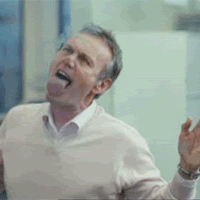
#> input picture in.gif, 200 x 200 px
$ python GifSeamCarving.py
#> lines starting #> are read from the running program, lines starting #| are printed output that depends on the picture
### CAIS.py
"""
CAIS.py
An implementation of the Seam Carving / Content Aware Imaging Scaling algorithm.

Dependencies:
Scipy, Numpy, and Python Imaging Library

Summary of methods:
print_fn(s) prints s to the terminal only when the verbose option is selected
grayscale_filter(img) returns a grayscale version of an Image object img
slow_gradient_filter(img) returns the Sobel Operator applied to img (slow implementation)
gradient_filter(img) returns the Sobel Operator applied to img (fast implementation)
img_transpose(img) returns the transpose of an Image object img
find_horizontal_seam(img) finds the lowest energy horizontal path in a grayscale image
find_vertical_seam(img) finds the lowest energy vertical path in a grayscale image
mark_seam(img, path) marks all the pixels in path on img in white
delete_vertical_seam(img, path) removes all the pixels in a vertical path from img
delete_horizontal_seam(img, path) removes all the pixels in a horizontal path from img
add_vertical_seam(img, path) adds the average of the pixels near vertical path to img
add_horizontal_seam(img, path) adds the average of the pixels near horizontal path to img
vector_avg(u,v) returns the component average of two vectors u, v
CAIS(input_img, resolution, output_img, mark) is the controller method

Copyright (c) 2010, Sameep Tandon
All rights reserved.

Redistribution and use in source and binary forms, with or without
modification, are permitted provided that the following conditions are met:
    * Redistributions of source code must retain the above copyright
      notice, this list of conditions and the following disclaimer.
    * Redistributions in binary form must reproduce the above copyright
      notice, this list of conditions and the following disclaimer in the
      documentation and/or other materials provided with the distribution.
    * Neither the name of the Sameep Tandon nor the
      names of its contributors may be used to endorse or promote products
      derived from this software without specific prior written permission.

THIS SOFTWARE IS PROVIDED BY THE COPYRIGHT HOLDERS AND CONTRIBUTORS "AS IS" AND
ANY EXPRESS OR IMPLIED WARRANTIES, INCLUDING, BUT NOT LIMITED TO, THE IMPLIED
WARRANTIES OF MERCHANTABILITY AND FITNESS FOR A PARTICULAR PURPOSE ARE
DISCLAIMED. IN NO EVENT SHALL Sameep Tandon BE LIABLE FOR ANY
DIRECT, INDIRECT, INCIDENTAL, SPECIAL, EXEMPLARY, OR CONSEQUENTIAL DAMAGES
(INCLUDING, BUT NOT LIMITED TO, PROCUREMENT OF SUBSTITUTE GOODS OR SERVICES;
LOSS OF USE, DATA, OR PROFITS; OR BUSINESS INTERRUPTION) HOWEVER CAUSED AND
ON ANY THEORY OF LIABILITY, WHETHER IN CONTRACT, STRICT LIABILITY, OR TORT
(INCLUDING NEGLIGENCE OR OTHERWISE) ARISING IN ANY WAY OUT OF THE USE OF THIS
SOFTWARE, EVEN IF ADVISED OF THE POSSIBILITY OF SUCH DAMAGE.
"""
from PIL import Image
from scipy.ndimage.filters import generic_gradient_magnitude, sobel
import numpy
from math import fabs
import sys
import multiprocessing as mp
from functools import partial
import imageio
import time

inf = 1e1000
verbose = False


# [320 lines left out: functions print_fn, grayscale_filter, slow_gradient_filter, gradient_filter, img_transpose, find_horizontal_seam and 8 more, not called in this run]


def CAIS(input_img, resolution, output, mark, gif):
    """
    The main controller method
    @input_img: the file name of the input_img
    @resolution: the resolution to resize the image to
    @output: the file name of the output_img
    @mark: Useful debugging feature to show which seams are being deleted
    """
    t0 = time.time()
    if gif:
        input_frames: Image = extract_frames(input_img)
        result_frames = carve_gif(input_frames, resolution)
        imageio.mimsave(output, result_frames)
    else:
        input = Image.open(input_img)
        output_image = carve(input, resolution)
        output_image.save(output, "JPEG")
        output_image.show()
    print("execution time: ", time.time() - t0)


# [115 lines left out: functions carve, carve_gif, CAIS_forloop, carve_gif_forloop, not called in this run]


def extract_frames(input):
#> called with input = 'in.gif'
    frame = Image.open(input)
#> frame is the input picture: PIL image 200x200 P; mean R, G, B 151.5, 161.1, 153.9
    next_frame = 0
    pallete = frame.getpalette()
#> pallete = 768 values, max 245 at index 703, min 0 at index 750, mean 145.7
    output = []
    while frame:
        frame.putpalette(pallete)
        new_frame = Image.new("RGBA", frame.size)
        new_frame.paste(frame)
        output.append(new_frame)
        next_frame += 1
        try:
            frame.seek(frame.tell() + 1)
        except EOFError:
            break;
#> this loop made 2 passes
#> next_frame on pass 1: 1
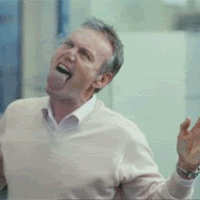
#> frame: PIL image 200x200 RGB; mean R, G, B 151.8, 160.7, 153.4
#> after the loop, next_frame = 1; output = 1 item
    return output

# [53 lines left out: functions flatten, main, not called in this run]


# [2 lines that do not run on import are left out]

### GifSeamCarving.py
import CAIS
import time

def function_test1():
    CAIS.CAIS('in.gif', (200, 200), 'function.gif', True, True)

def function_test2():
    CAIS.CAIS_forloop('in.gif', (200, 200), 'function_forloop.gif', True, True)

def test1():
    CAIS.verbose = False
    t0 = time.time()
    print("test 1 processing...")
    CAIS.CAIS('in.gif', (150, 200), 'test1_out.gif', False, True)
    print("time: ", time.time() - t0)

def test1_forloop():
    CAIS.verbose = False
    t0 = time.time()
    print("test 1 forloop processing...")
    CAIS.CAIS('in.gif', (150, 200), 'test1_forloop_out.gif', False, True)
    print("time: ", time.time() - t0)

def test2():
    CAIS.verbose = False
    t0 = time.time()
    print("test 2 processing...")
    CAIS.CAIS('in.gif', (150, 150), 'test2_out.gif', False, True)
    print("time: ", time.time() - t0)

def test2_forloop():
    CAIS.verbose = False
    t0 = time.time()
    print("test 2 forloop processing...")
    CAIS.CAIS('in.gif', (150, 150), 'test2_forloop_out.gif', False, True)
    print("time: ", time.time() - t0)

if __name__ == "__main__":
#> (the run stopped early here; a loop or call above may not have finished)
